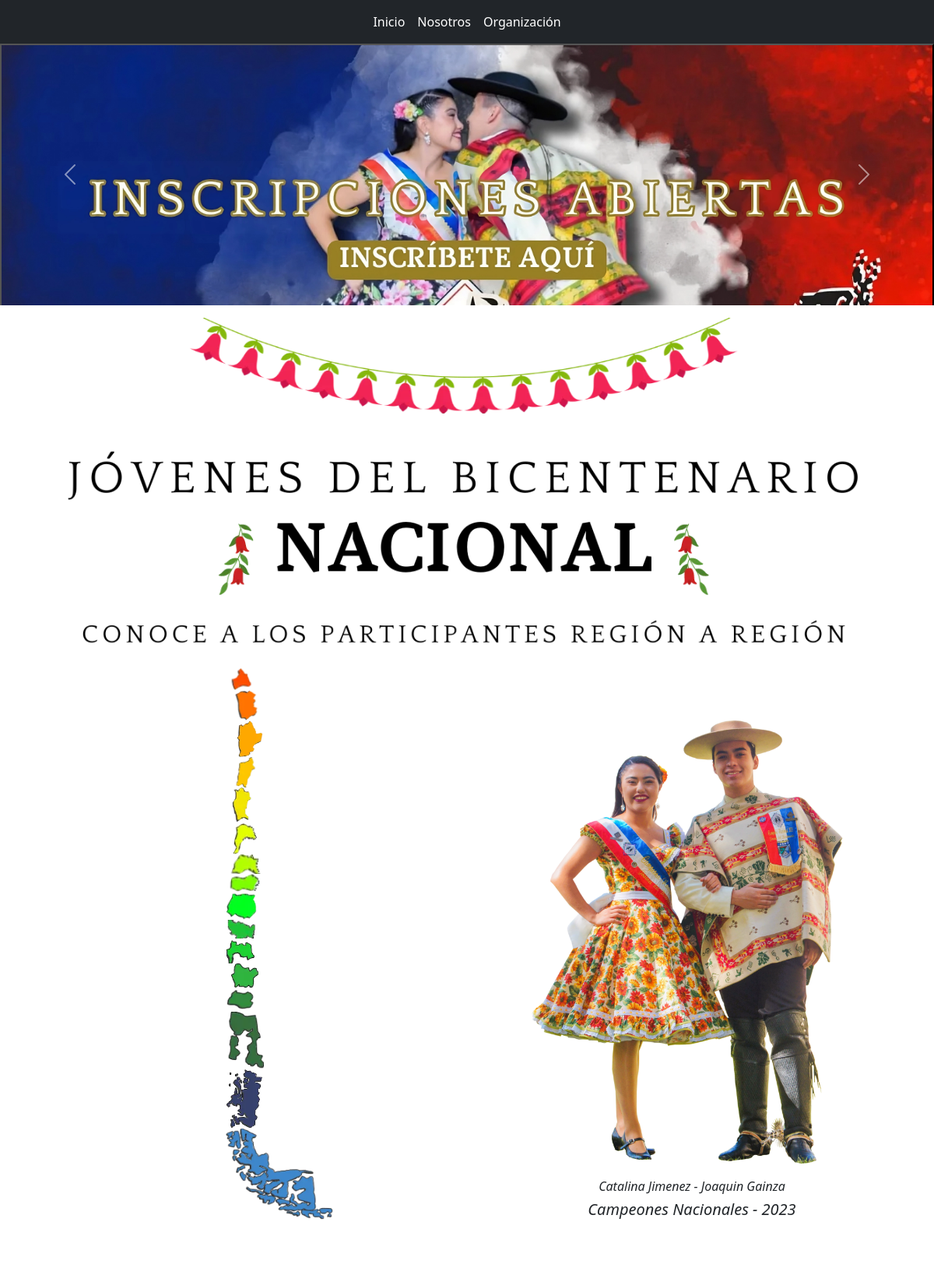
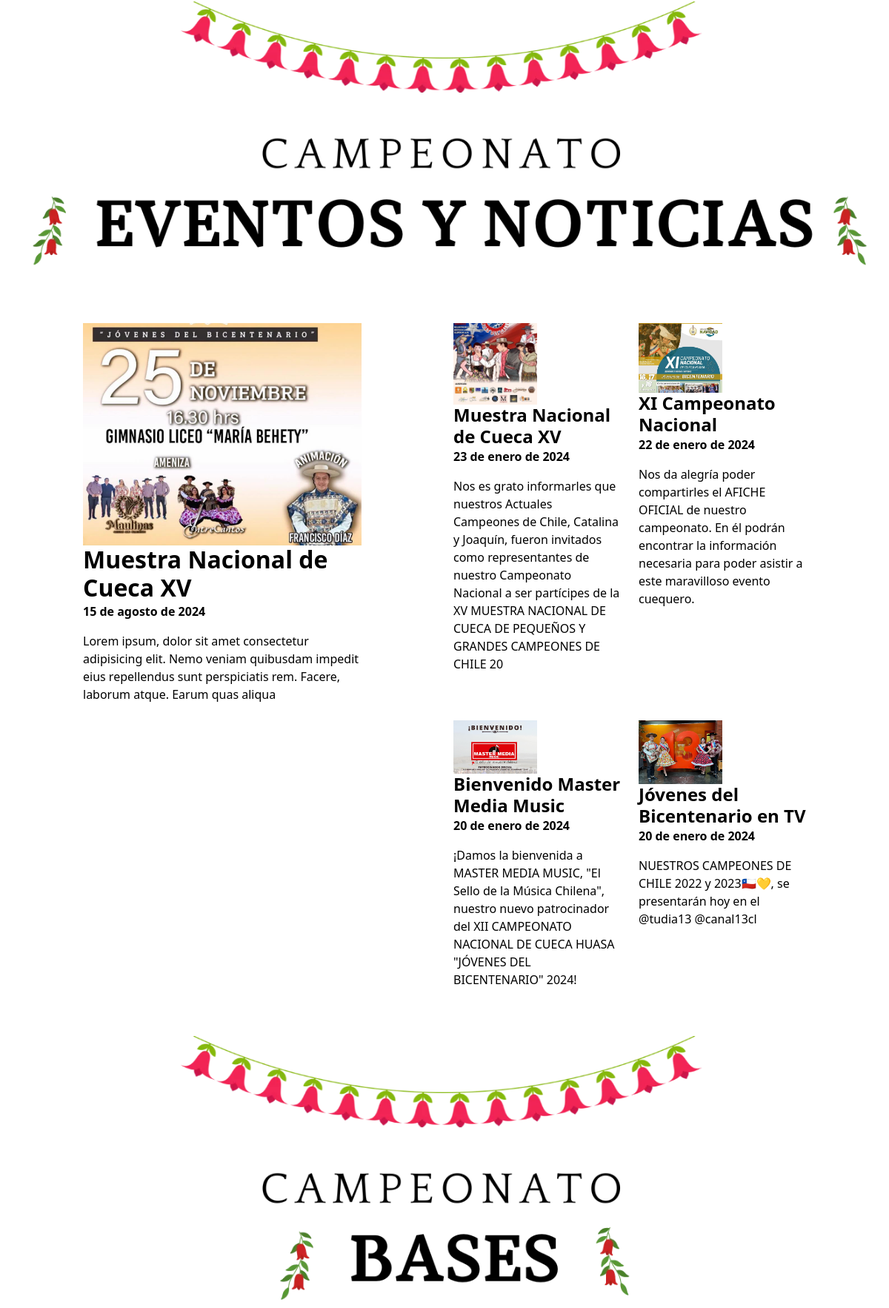
The page / (upper part) on the database its author committed (2 pictures, top to bottom).
### web/models.py (models this page shows, shortened)
class Regiones(models.Model):
    nombreRegion = models.CharField(max_length=50, null=True)
    nombreCompletoDelegado = models.CharField(max_length=100, null=True)
    correoDelegado = models.CharField(max_length=150, null=True, blank=True)
    fotoDelegado = models.ImageField(upload_to="images", null=True, blank=True)
    nombreCompletoCompetidor = models.CharField(max_length=100, null=True, blank=True, default="")
    fotoCompetidor = models.ImageField(upload_to="images", null=True, blank=True)
    nombreCompletoCompetidora = models.CharField(max_length=100, null=True, blank=True, default="")
    fotoCompetidora = models.ImageField(upload_to="images", null=True, blank=True)
    imagenRegion = models.ImageField(upload_to="images", null=True)
    votos = models.IntegerField(default=0)
    class Meta:
        db_table = 'Regiones'

class Campeones(models.Model):
    nombre_pareja = models.CharField(max_length=100, null=True)
    anno_campeon = models.CharField(max_length=5, null=True)
    foto_campeones = models.ImageField(upload_to="images", null=True)
    class Meta:
        db_table = 'Campeones'

class Noticia(models.Model):
    titulo = models.CharField(max_length=30, null=True)
    fecha = models.DateField(auto_now_add=True, null=True)
    descripcion = models.CharField(max_length=250, null=True)
    textoNoticia1 = models.CharField(max_length=1250, null=True)
    textoNoticia2 = models.CharField(max_length=1450, null=True, blank=True)
    imagenPreview = models.ImageField(upload_to="images", null=True, blank=True)
    imagenPrincipal = models.ImageField(upload_to="images", null=True, blank=True)
    imagenSecundaria = models.ImageField(upload_to="images", null=True, blank=True)
    class Meta:
        db_table = 'Noticia'

### web/views.py (the view, shortened to what this page needs)
# urls.py: 2. Add a URL to urlpatterns:  path('', views.home, name='home')
def home(request):
    regiones = Region.objects.all()
    first_noticia = Noticia.objects.last()
    old_noticia = Noticia.objects.all().order_by('-id')[1:5]
    info_regiones = Regiones.objects.all()[0:15]
    info_region_magallanes = Regiones.objects.filter(id=16)
    en_vivo = EnVivos.objects.first()
    resultados_votos = Regiones.objects.all().order_by('-votos')[0:3]
    last_campeones = Campeones.objects.last()
    bloque_votacion = BloqueVotaciones.objects.first()
    if request.method == "POST" and 'region_id' in request.method == 'POST':
        form = VotacionForm(request.POST)
        if form.is_valid():
            region_id = form.cleaned_data['region_id']
            region_nombre = Regiones.objects.get(pk=region_id).nombreRegion
            region = Regiones.objects.get(pk=region_id)
            user_ip = request.META.get('REMOTE_ADDR')
            if 'voto_realizado' in request.COOKIES:
                messages.warning(request, "Ya has votado por una región.")
            else:
                region.votos += 1
                region.save()
                Votaciones.objects.create(ip=user_ip, nombreRegion=region)
                response = redirect('home')
                response.set_cookie('voto_realizado', 'true', max_age=3600)  # Establece una cookie válida por 1 hora
                messages.success(request, "Tu voto por " + region_nombre + " ha sido añadido correctamente.")
                return response
    else:
        form = VotacionForm()
    if request.headers.get('x-requested-with') == 'XMLHttpRequest':
        data = list(resultados_votos.values('nombreRegion', 'nombreCompletoCompetidora', 'nombreCompletoCompetidor','votos','fotoCompetidora', 'fotoCompetidor'))
        return JsonResponse({'resultados_votos': data})
    return render(request, 'web/index.html',{
        'first_noticia': first_noticia,
        'old_noticia': old_noticia,
        'info_regiones': info_regiones,
        'info_region_magallanes': info_region_magallanes,
        'en_vivo': en_vivo,
        'form': form,
        'resultados_votos': resultados_votos,
        'last_campeones': last_campeones,
        'bloque_votacion' : bloque_votacion,
        'regiones': regiones
    })

### web/templates/web/index.html (shortened to what this page needs)
{% extends 'web/base.html' %}
{% load static %}
{% block contenido_body %}
<div class="row mt-3">
  <div class="col text-center">
    <img class="img-fluid " src="{% static 'web/img/banner_titulo_campeonato.png' %}" alt="titulo-camp">
  </div>
</div>
<section class="container">
  <div class="row d-flex justify-content-center align-items-center">
    <div id="pais_chile" class="col-md-6">
      {% for info_regiones in info_regiones %}
      <a class="row justify-content-center align-items-center animacion_region text-center">
        <img id="arica" class=" region img-fluid" src="{{ info_regiones.imagenRegion.url }}" alt="arica"
          data-bs-toggle="modal" data-bs-target="#miModal{{info_regiones.pk}}">
      </a>
      {% endfor %}
      {% for info_region_magallanes in info_region_magallanes %}
      <a class="row justify-content-center align-items-center animacion_region text-center">
        <img id="magallanes" class="region img-fluid" src="{{ info_region_magallanes.imagenRegion.url }}"
          alt="magallanes" data-bs-toggle="modal" data-bs-target="#miModalMagallanes{{info_region_magallanes.pk}}">
      </a>
      {% endfor %}
    </div>
    <div id="col-pareja-card" class="col-xs-12 col-md-6 mt-5">
      <div id="cuequeros" class="text-center">
        <img class="img-fluid w-75" src="{{last_campeones.foto_campeones.url}}" alt="">
        <div class="ms-2 mt-3">
          <h6 class="fst-italic">{{last_campeones.nombre_pareja}}</h6>
          <h5 class="fst-italic">Campeones Nacionales - {{last_campeones.anno_campeon}}</h5>
        </div>
      </div>
    </div>
  </div>
</section>
<div class="row mt-5 pt-4 mb-3">
  <div class="contenedor-titulo h-auto d-inline-block ">
    <div class="col text-center">
      <img class="img-fluid " src="{% static 'web/img/eventos_campeonato.webp' %}" alt="event-camp">
    </div>
  </div>
</div>
<div class="row d-flex justify-content-evenly">
  <a class="text-decoration-none text-black col-md-4 noticia mt-5" href="{% url 'noticia' first_noticia.id %}">
    <img class="img-fluid" src="{{ first_noticia.imagenPreview.url }}" alt="pareja1">
    <h2 class="fw-bold m-0">{{first_noticia.titulo}}</h2>
    <p class="fw-bold">{{first_noticia.fecha}}</p>
    <p>{{first_noticia.descripcion}}</p>
  </a>
  <div class="col-sm-12 col-md-5">
    <div class="row">
      {% for news in old_noticia %}
      <a class="col-md-6 noticia mt-5 text-black text-decoration-none" href="{% url 'noticia' news.id %}">
        <img class="w-50 old_news" src="{{ news.imagenPreview.url }}" alt="pareja1">
        <h4 class="fw-bold m-0">{{news.titulo}}</h4>
        <p class="fw-bold">{{news.fecha}}</p>
        <div class=" d-flex flex-nowrap">
          <p>{{news.descripcion}}</p>
        </div>
      </a>
      {% endfor %}
    </div>
  </div>
</div>
<div class="row mt-5 mb-5">
  <div class="contenedor-titulo h-auto d-inline-block ">
    <div class="col text-center">
      <img class="img-fluid " src="{% static 'web/img/titulo_bases.webp' %}" alt="event-camp">
    </div>
  </div>
</div>
{% endblock %}

### web/static/web/css/style.css (style rules this page uses)
body { background-color: rgb(255, 255, 255); }
#arica { width: 4.5rem; }
#magallanes { width: 11rem; margin-left: 6rem; }
.animacion_region img { transition: all 300ms ease; }
@media (min-width:768px) { .old_news { width: 250px; } }

### rows shown on the page
Regiones: imagenRegion (picture)
Regiones: imagenRegion (picture)
Regiones: imagenRegion (picture)
Regiones: imagenRegion (picture)
Regiones: imagenRegion (picture)
Regiones: imagenRegion (picture)
Regiones: imagenRegion (picture)
Regiones: imagenRegion (picture)
Regiones: imagenRegion (picture)
Regiones: imagenRegion (picture)
Regiones: imagenRegion (picture)
Regiones: imagenRegion (picture)
Regiones: imagenRegion (picture)
Regiones: imagenRegion (picture)
Regiones: imagenRegion (picture)
Regiones: imagenRegion (picture)
Campeones: foto_campeones (picture), nombre_pareja "Catalina Jimenez - Joaquin Gainza", anno_campeon "2023"
Noticia: imagenPreview (picture), titulo "Muestra Nacional de Cueca XV", fecha "15 de agosto de 2024", descripcion "Lorem ipsum, dolor sit amet consectetur adipisicing elit. Nemo veniam quibusdam impedit eius repellendus sunt perspiciatis rem. Facere, laborum atque. Earum quas aliqua"
Noticia: imagenPreview (picture), titulo "Muestra Nacional de Cueca XV", fecha "23 de enero de 2024", descripcion "Nos es grato informarles que nuestros Actuales Campeones de Chile, Catalina y Joaquín, fueron invitados como representantes de nuestro Campeonato Nacional a ser partícipes de la XV MUESTRA NACIONAL DE CUECA DE PEQUEÑOS Y GRANDES CAMPEONES DE CHILE 20"
Noticia: imagenPreview (picture), titulo "XI Campeonato Nacional", fecha "22 de enero de 2024", descripcion "Nos da alegría poder compartirles el AFICHE OFICIAL de nuestro campeonato. En él podrán encontrar la información necesaria para poder asistir a este maravilloso evento cuequero."
Noticia: imagenPreview (picture), titulo "Bienvenido Master Media Music", fecha "20 de enero de 2024", descripcion "¡Damos la bienvenida a MASTER MEDIA MUSIC, \"El Sello de la Música Chilena\", nuestro nuevo patrocinador del XII CAMPEONATO NACIONAL DE CUECA HUASA \"JÓVENES DEL BICENTENARIO\" 2024!"
Noticia: imagenPreview (picture), titulo "Jóvenes del Bicentenario en TV", fecha "20 de enero de 2024", descripcion "NUESTROS CAMPEONES DE CHILE 2022 y 2023🇨🇱💛, se presentarán hoy en el @tudia13 @canal13cl"
